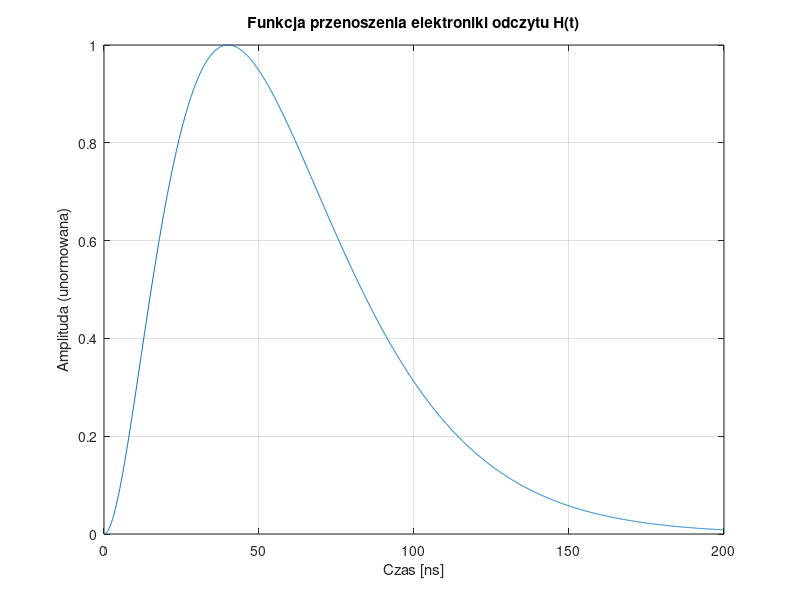
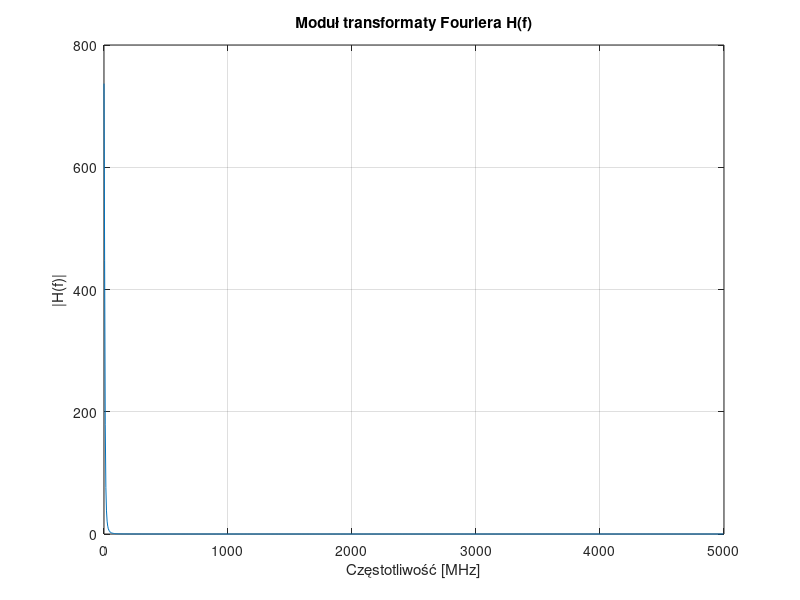
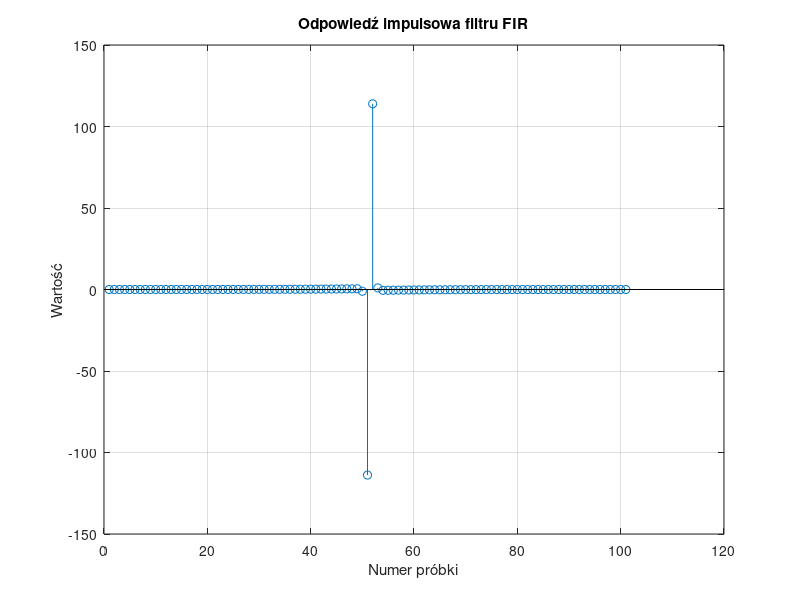
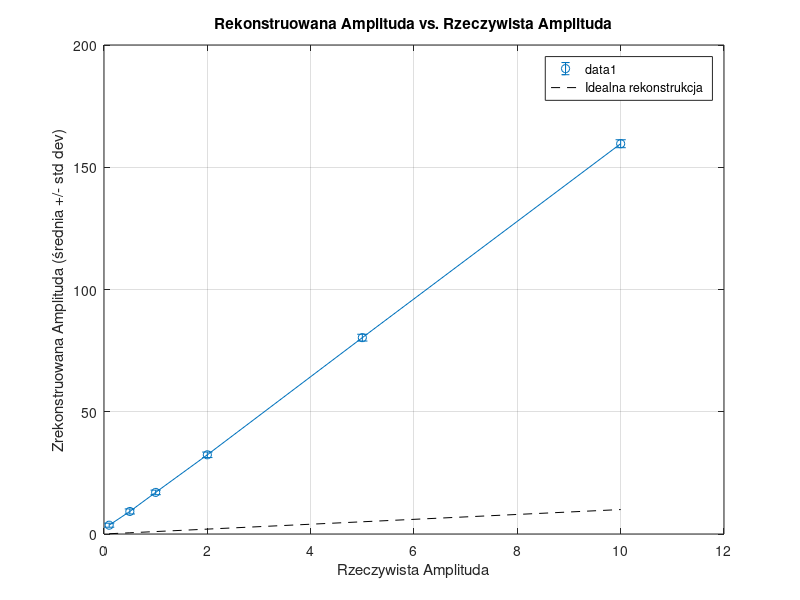

Here is the MATLAB script that generated these plots, in order: (Note: this script raises an error after producing the figures.)
%% 1. Definicja parametrów symulacji

clear; close all; clc;

% Czas symulacji
T_sim = 200e-9; % Czas trwania symulacji w sekundach (np. 200 ns)
Fs_analog = 10e9; % Częstotliwość próbkowania dla "ciągłego" sygnału (bardzo wysoka, np. 10 GHz)
dt_analog = 1/Fs_analog;
t_analog = 0:dt_analog:T_sim-dt_analog; % Wektor czasu dla sygnału "ciągłego"

% Parametry sygnału z detektora (delta Kroneckera)
amplitudes = [0.1, 0.5, 1, 2, 5, 10]; % Przykładowe amplitudy ładunku (np. w pC)
num_events_per_amplitude = 100; % Liczba zdarzeń do symulacji dla każdej amplitudy

% Parametry ADC
Fs_adc_range = [50e6, 100e6, 200e6, 500e6]; % Zakres częstotliwości próbkowania ADC (np. od 50 MHz do 500 MHz)
% Dla uproszczenia na początku skupimy się na jednej częstotliwości ADC,
% a potem rozszerzymy analizę na zakres.
Fs_adc_selected = Fs_adc_range(2); % Wybierz jedną do początkowej symulacji

% Parametry szumu
noise_amplitude_rms = 0.01; % RMS szumu (np. w Voltach)


%% 2. Modelowanie Funkcji Przenoszenia Elektroniki Odczytu H(t)
% To jest KLUCZOWY element, który musisz dokładnie określić.
% Poniżej przykład prostej funkcji quasi-gaussowskiej (np. z kaskady CR-RC^n)

% Funkcja CR-RC^n jest często używana do modelowania.
% Przykład dla CR-RC (n=1) lub CR-RC^2 (n=2)
% H(t) = C * (t/tau)^n * exp(-t/tau) dla t >= 0
% Gdzie C jest stałą normalizacyjną, tau to stała czasowa shaping-u.

tau = 20e-9; % Stała czasowa shapera (np. 20 ns)
n_shaper = 2; % Rząd shapera (np. 2 dla CR-RC^2, co daje kształt bardziej zbliżony do Gaussa)

% Definicja H(t)
H_t = zeros(size(t_analog));
valid_indices = t_analog >= 0; % Impuls zaczyna się w t=0
H_t(valid_indices) = (t_analog(valid_indices) / tau).^n_shaper .* exp(-t_analog(valid_indices) / tau);

% Normalizacja H(t) tak, aby maksimum było równe 1 dla danego ładunku (po wzmocnieniu)
% W rzeczywistości amplituda zależy od wzmocnienia, ale dla modelowania możemy ją unormować
% do umownej "jednostki" i potem skalować przez "amplitudy"
[~, max_idx] = max(H_t);
H_t = H_t / H_t(max_idx); % Normalizacja do 1

% Wizualizacja H(t)
figure;
plot(t_analog * 1e9, H_t);
title('Funkcja przenoszenia elektroniki odczytu H(t)');
xlabel('Czas [ns]');
ylabel('Amplituda (unormowana)');
grid on;

% Obliczenie Transformacji Fouriera H(f) dla celów projektowania filtra
% Używamy FFT dla dyskretnego sygnału
H_f_analog = fft(H_t);
f_analog = (0:length(H_t)-1) * Fs_analog / length(H_t); % Wektor częstotliwości

% Wizualizacja |H(f)|
figure;
plot(f_analog(1:floor(length(f_analog)/2))/1e6, abs(H_f_analog(1:floor(length(H_f_analog)/2))));
title('Moduł transformaty Fouriera H(f)');
xlabel('Częstotliwość [MHz]');
ylabel('|H(f)|');
grid on;


%% 6. Projektowanie Filtra Dekonwolucyjnego 1/H(f) (FIR)

% Długość filtra FIR - ma wpływ na dokładność i złożoność
% Dłuższy filtr = lepsze odwzorowanie 1/H(f), ale większe opóźnienie i złożoność
fir_len = 101; % Przykładowa długość filtra FIR

% !!!!!!! KLUCZOWY PUNKT: Projektowanie filtra 1/H(f) !!!!!!!
% Bezpośrednie 1./H_f_analog prowadzi do problemów z szumem i niestabilności.
% Musisz zastosować regularyzację lub bardziej zaawansowane techniki.
% Poniżej prosty przykład z progowaniem (truncation) lub filtrem Wienera.

% Metoda 1: Proste odwrócenie z progowaniem małych wartości (NIEZALECANE, ale dla ilustracji)
% H_f_inv = zeros(size(H_f_analog));
% threshold = max(abs(H_f_analog)) * 0.01; % Próg dla małych wartości
% valid_freq_idx = abs(H_f_analog) > threshold;
% H_f_inv(valid_freq_idx) = 1 ./ H_f_analog(valid_freq_idx);

% Metoda 2: Filtr Wienera (bardzo często używana w dekonwolucji)
% G(f) = H*(f) / (|H(f)|^2 + S_n(f)/S_x(f))
% Gdzie S_n(f) to widmowa gęstość mocy szumu, S_x(f) to widmowa gęstość mocy sygnału
% Dla uproszczenia, możemy użyć stałej k jako stosunku szumu do sygnału:
% G(f) = H*(f) / (|H(f)|^2 + k)
% Musisz określić k (power_spectral_density_ratio) na podstawie szumu i sygnału.
% Możemy przyjąć uproszczoną wersję gdzie k jest stałą regularyzacji.

regularization_k = (noise_amplitude_rms)^2 / (max(amplitudes))^2; % Przykład, dostosuj!

H_f_inv_wiener = conj(H_f_analog) ./ (abs(H_f_analog).^2 + regularization_k);

% Przejście do dziedziny czasu - odpowiedź impulsowa filtra FIR
% Używamy IFFT, a następnie skracamy do długości fir_len.
% W tym miejscu możesz również użyć funkcji do projektowania filtrów FIR, np. `fir1`
% ale to wymagałoby określenia pasm przenoszenia/tłumienia.
% Bezpośrednie przejście z dziedziny częstotliwości:

impulse_response_fir_long = ifft(H_f_inv_wiener);
% Centrowanie i skrócenie odpowiedzi impulsowej
% Zwykle chcemy, aby impuls był symetryczny wokół środka dla liniowej fazy
impulse_response_fir = fftshift(impulse_response_fir_long); % Przesunięcie zera częstotliwości
impulse_response_fir = impulse_response_fir(floor(end/2) - floor(fir_len/2) + 1 : floor(end/2) + ceil(fir_len/2));

% Normalizacja filtru (opcjonalnie, ale może pomóc w zachowaniu amplitudy)
impulse_response_fir = real(impulse_response_fir); % Pozbywamy się małych części urojonych

% Wizualizacja odpowiedzi impulsowej filtra FIR
figure;
stem(impulse_response_fir);
title('Odpowiedź impulsowa filtru FIR');
xlabel('Numer próbki');
ylabel('Wartość');
grid on;


%% 3-5, 7. Główna pętla symulacyjna: Generacja, próbkowanie, szum, rekonstrukcja
% Będziemy iterować po różnych amplitudach i częstotliwościach próbkowania ADC

reconstruction_errors_amplitude = zeros(length(amplitudes), 1);
reconstruction_errors_sampling = zeros(length(Fs_adc_range), 1);

% Dla uproszczenia, najpierw analizujemy tylko dla jednej Fs_adc_selected
fprintf('\n--- Symulacja dla Fs_ADC = %.1f MHz ---\n', Fs_adc_selected / 1e6);

mean_reconstructed_amplitudes = zeros(length(amplitudes), 1);
std_reconstructed_amplitudes = zeros(length(amplitudes), 1);

for amp_idx = 1:length(amplitudes)
    current_amplitude = amplitudes(amp_idx);
    reconstructed_amplitudes_for_current_amp = zeros(num_events_per_amplitude, 1);

    for event_idx = 1:num_events_per_amplitude
        % Generacja sygnału "ciągłego" (splot delty z H(t))
        % W idealnym przypadku to po prostu H_t skalowane przez amplitudę
        % Ale jeśli delta byłaby w innym miejscu, należałoby zrobić splot.
        % Tutaj zakładamy, że delta jest w t=0.
        continuous_signal = current_amplitude * H_t;

        % Próbkowanie ADC w losowej fazie
        % Losowe przesunięcie początkowe
        max_shift_samples_analog = floor(Fs_analog / Fs_adc_selected); % Max przesunięcie w próbkach "analogowych"
        random_shift_samples_analog = randi([0, max_shift_samples_analog - 1]);
        
        t_start_adc = t_analog(random_shift_samples_analog + 1);
        t_adc = t_start_adc : (1/Fs_adc_selected) : T_sim;
        
        % Interpolacja sygnału "ciągłego" na punkty próbkowania ADC
        % Użyjemy interp1 dla interpolacji liniowej, lub nearest dla najbliższego sąsiada
        sampled_signal_clean = interp1(t_analog, continuous_signal, t_adc, 'linear', 0);
        
        % Dodanie szumu Gaussa
        sampled_signal_noisy = sampled_signal_clean + noise_amplitude_rms * randn(size(sampled_signal_clean));

        % !!!!!!!! KLUCZOWY PUNKT: Zastosowanie filtru FIR do dekonwolucji !!!!!!!!
        % Funkcja `conv` wykonuje splot.
        % Wynik splotu będzie dłuższy niż sygnał wejściowy.
        % Musimy wybrać odpowiedni fragment, który odpowiada dekonwolucji.
        
        reconstructed_signal_raw = conv(sampled_signal_noisy, impulse_response_fir);
        
        % Znalezienie zrekonstruowanej amplitudy
        % Idealnie, po dekonwolucji powinniśmy otrzymać impuls Diraca (lub jego przybliżenie).
        % Amplituda tego impulsu będzie naszą zrekonstruowaną amplitudą.
        % Szukamy maksimum lub wartości w przewidywanym miejscu impulsu.
        
        % Problem: filtr FIR wprowadza opóźnienie. Należy to uwzględnić.
        % Opóźnienie = (length(impulse_response_fir) - 1) / 2 próbki (dla filtra liniowofazowego)
        
        delay_samples = floor(length(impulse_response_fir) / 2);
        
        % Spróbujmy znaleźć maksimum w pewnym oknie czasowym,
        % lub po prostu weźmy wartość w miejscu, gdzie spodziewamy się delty.
        
        % Znalezienie przybliżonej pozycji "zrekonstruowanej delty"
        % Oryginalny impuls był w okolicy t=0.
        % sampled_signal_noisy zaczyna się od t_start_adc.
        % Po konwolucji z filtrem, szczyt będzie przesunięty.
        
        % W prostym przypadku, jeśli filtrujemy cały sygnał i oczekujemy jeden impuls,
        % możemy szukać globalnego maksimum po pewnym opóźnieniu.
        
        % Przybliżona pozycja szczytu zrekonstruowanego impulsu
        % Jest to bardzo wrażliwy punkt i wymaga precyzyjnego ustawienia.
        % Można estymować szczyt zrekonstruowanego impulsu.
        
        % Dla uproszczenia: weźmy maksimum zrekonstruowanego sygnału po pewnym opóźnieniu.
        % To nie jest idealne, ale daje wstępne wyniki.
        
        [peak_val, peak_idx_raw] = max(reconstructed_signal_raw);
        % Należy uważać na artefakty na początku i końcu.
        % Prawdziwy szczyt powinien być w okolicy t_start_adc + delay_samples / Fs_adc_selected.
        
        % Możliwe jest również dopasowanie do znanej postaci impulsu Diraca po dekonwolucji.
        % Albo, jeśli filtr jest dobrze zaprojektowany, to szczyt 'reconstructed_signal_raw'
        % powinien być blisko faktycznej amplitudy.
        
        % Bardziej zaawansowana metoda: fitowanie impulsu lub szukanie maksimum w oknie
        
        % Na razie weźmy po prostu maksimum (po odrzuceniu początkowych/końcowych artefaktów)
        % Opóźnienie wprowadzone przez filtr FIR powoduje, że szczyt pojawi się później.
        % Sygnał po dekonwolucji powinien wyglądać jak krótki impuls.
        
        % Zakładamy, że szczyt jest w środku użytecznej części sygnału.
        % Długość sygnału po konwolucji: N_in + N_fir - 1
        % Wybieramy fragment odpowiadający oryginalnemu sygnałowi.
        
        reconstructed_signal_aligned = reconstructed_signal_raw(delay_samples + 1 : end - delay_samples);
        if isempty(reconstructed_signal_aligned)
            reconstructed_amplitudes_for_current_amp(event_idx) = 0; % W przypadku błędu
        else
            reconstructed_amplitudes_for_current_amp(event_idx) = max(reconstructed_signal_aligned);
        end
        
    end
    
    mean_reconstructed_amplitudes(amp_idx) = mean(reconstructed_amplitudes_for_current_amp);
    std_reconstructed_amplitudes(amp_idx) = std(reconstructed_amplitudes_for_current_amp);
    
    % Błąd rekonstrukcji dla danej amplitudy (np. odchylenie standardowe zrekonstruowanych wartości)
    % Lub średni błąd bezwzględny / kwadratowy
    reconstruction_errors_amplitude(amp_idx) = std(reconstructed_amplitudes_for_current_amp - current_amplitude);
    fprintf('  Amplituda: %.2f, Średnia zrekonstruowana: %.2f, Std dev: %.4f, Błąd: %.4f\n', ...
            current_amplitude, mean_reconstructed_amplitudes(amp_idx), ...
            std_reconstructed_amplitudes(amp_idx), reconstruction_errors_amplitude(amp_idx));
end

%% 8. Analiza Dokładności Rekonstrukcji w funkcji amplitudy
figure;
errorbar(amplitudes, mean_reconstructed_amplitudes, std_reconstructed_amplitudes, 'o-');
hold on;
plot(amplitudes, amplitudes, 'k--', 'DisplayName', 'Idealna rekonstrukcja');
title('Rekonstruowana Amplituda vs. Rzeczywista Amplituda');
xlabel('Rzeczywista Amplituda');
ylabel('Zrekonstruowana Amplituda (średnia +/- std dev)');
legend('show');
grid on;

figure;
plot(amplitudes, reconstruction_errors_amplitude, 'o-');
title('Błąd Rekonstrukcji (Std Dev) vs. Amplituda');
xlabel('Rzeczywista Amplituda');
ylabel('Błąd Rekonstrukcji (Std Dev)');
grid on;


% --- Rozszerzenie analizy na różne częstotliwości próbkowania ADC ---
fprintf('\n--- Analiza w funkcji częstotliwości próbkowania ADC ---\n');

% Wybieramy jedną, reprezentatywną amplitudę do tej analizy
representative_amplitude = amplitudes(end); % Np. największa amplituda

reconstruction_errors_sampling = zeros(length(Fs_adc_range), 1);
mean_reconstructed_sampling = zeros(length(Fs_adc_range), 1);
std_reconstructed_sampling = zeros(length(Fs_adc_range), 1);

for Fs_idx = 1:length(Fs_adc_range)
    current_Fs_adc = Fs_adc_range(Fs_idx);
    
    reconstructed_amplitudes_for_current_fs = zeros(num_events_per_amplitude, 1);
    
    for event_idx = 1:num_events_per_amplitude
        continuous_signal = representative_amplitude * H_t;
        
        % Próbkowanie ADC w losowej fazie
        max_shift_samples_analog = floor(Fs_analog / current_Fs_adc);
        random_shift_samples_analog = randi([0, max_shift_samples_analog - 1]);
        
        t_start_adc = t_analog(random_shift_samples_analog + 1);
        t_adc = t_start_adc : (1/current_Fs_adc) : T_sim;
        
        sampled_signal_clean = interp1(t_analog, continuous_signal, t_adc, 'linear', 0);
        sampled_signal_noisy = sampled_signal_clean + noise_amplitude_rms * randn(size(sampled_signal_clean));
        
        % WAŻNE: Filtr FIR powinien być zaprojektowany dla konkretnej Fs_adc.
        % Jeśli Fs_adc się zmienia, filtr 1/H(f) również powinien się zmienić!
        % Dla uproszczenia (ale z niedokładnością) na razie używamy tego samego filtru.
        % W rzeczywistości, dla każdej Fs_adc należałoby ponownie zaprojektować `impulse_response_fir`.
        
        % Poniżej, dla poprawnej analizy, MUSISZ przeliczyć filtr dla każdej Fs_adc!
        % Krok do samodzielnego wykonania:
        % 1. Dyskretne H(t) dla danej Fs_adc
        % 2. Dyskretne H(f) dla danej Fs_adc
        % 3. Projekt filtra 1/H(f) dla danej Fs_adc
        
        % Tymczasowo, dla ilustracji, używamy filtra z Fs_adc_selected.
        % To pokaże, jak ważne jest dopasowanie filtru do Fs_adc.
        
        % Aby to zrobić poprawnie, musisz ponownie wykonać kroki 2 i 6 w tej pętli,
        % dla `current_Fs_adc`.

        % PRZYKŁADOWY, POPRAWNY SPOSÓB PRZEPROWADZENIA TEGO KROKU:
        % 1. Zprobkuj H_t dla current_Fs_adc:
        H_t_sampled_for_current_Fs = interp1(t_analog, H_t, 0:(1/current_Fs_adc):T_sim, 'linear', 0);
        
        % 2. Oblicz H(f) dla tego próbkowania
        H_f_sampled_for_current_Fs = fft(H_t_sampled_for_current_Fs);
        
        % 3. Zaprojektuj nowy filtr Wienera dla current_Fs_adc
        impulse_response_fir_long_current_Fs = ifft(conj(H_f_sampled_for_current_Fs) ./ (abs(H_f_sampled_for_current_Fs).^2 + regularization_k));
        impulse_response_fir_current_Fs = fftshift(impulse_response_fir_long_current_Fs);
        impulse_response_fir_current_Fs = real(impulse_response_fir_current_Fs(floor(end/2) - floor(fir_len/2) + 1 : floor(end/2) + ceil(fir_len/2)));
        
        reconstructed_signal_raw = conv(sampled_signal_noisy, impulse_response_fir_current_Fs);
        
        delay_samples = floor(length(impulse_response_fir_current_Fs) / 2);
        reconstructed_signal_aligned = reconstructed_signal_raw(delay_samples + 1 : end - delay_samples);
        if isempty(reconstructed_signal_aligned)
            reconstructed_amplitudes_for_current_fs(event_idx) = 0;
        else
            reconstructed_amplitudes_for_current_fs(event_idx) = max(reconstructed_signal_aligned);
        end
        
    end
    mean_reconstructed_sampling(Fs_idx) = mean(reconstructed_amplitudes_for_current_fs);
    std_reconstructed_sampling(Fs_idx) = std(reconstructed_amplitudes_for_current_fs);
    reconstruction_errors_sampling(Fs_idx) = std(reconstructed_amplitudes_for_current_fs - representative_amplitude);
    
    fprintf('  Fs_ADC: %.1f MHz, Średnia zrekonstruowana: %.2f, Std dev: %.4f, Błąd: %.4f\n', ...
            current_Fs_adc / 1e6, mean_reconstructed_sampling(Fs_idx), ...
            std_reconstructed_sampling(Fs_idx), reconstruction_errors_sampling(Fs_idx));
end

%% 9. Wizualizacja wyników dla częstotliwości próbkowania
figure;
yyaxis left;
plot(Fs_adc_range/1e6, reconstruction_errors_sampling, 'o-');
ylabel('Błąd Rekonstrukcji (Std Dev)');
yyaxis right;
plot(Fs_adc_range/1e6, std_reconstructed_sampling ./ mean_reconstructed_sampling * 100, 'x-'); % Procentowa rozdzielczość energetyczna
ylabel('Procentowa Rozdzielczość [%]');
title('Błąd Rekonstrukcji vs. Częstotliwość Próbkowania ADC (dla amplitudy %.2f)', representative_amplitude);
xlabel('Częstotliwość Próbkowania ADC [MHz]');
grid on;


%% Dodatkowe wizualizacje (przykładowe)

% Przykład pojedynczego impulsu i jego rekonstrukcji
figure;
subplot(3,1,1);
plot(t_analog * 1e9, continuous_signal);
title('Oryginalny sygnał H(t)');
xlabel('Czas [ns]');
ylabel('Amplituda');
grid on;

subplot(3,1,2);
plot(t_adc * 1e9, sampled_signal_noisy);
title('Próbkowany sygnał z szumem (losowa faza)');
xlabel('Czas [ns]');
ylabel('Amplituda');
grid on;

subplot(3,1,3);
% Czas dla zrekonstruowanego sygnału
t_reconstructed = (0:length(reconstructed_signal_raw)-1) * (1/Fs_adc_selected);
plot(t_reconstructed * 1e9, reconstructed_signal_raw);
hold on;
stem((t_start_adc + (delay_samples * (1/Fs_adc_selected))) * 1e9, max(reconstructed_signal_aligned), 'r*', 'MarkerSize', 10, 'LineWidth', 1.5);
title('Zrekonstruowany sygnał po dekonwolucji');
xlabel('Czas [ns]');
ylabel('Amplituda');
grid on;